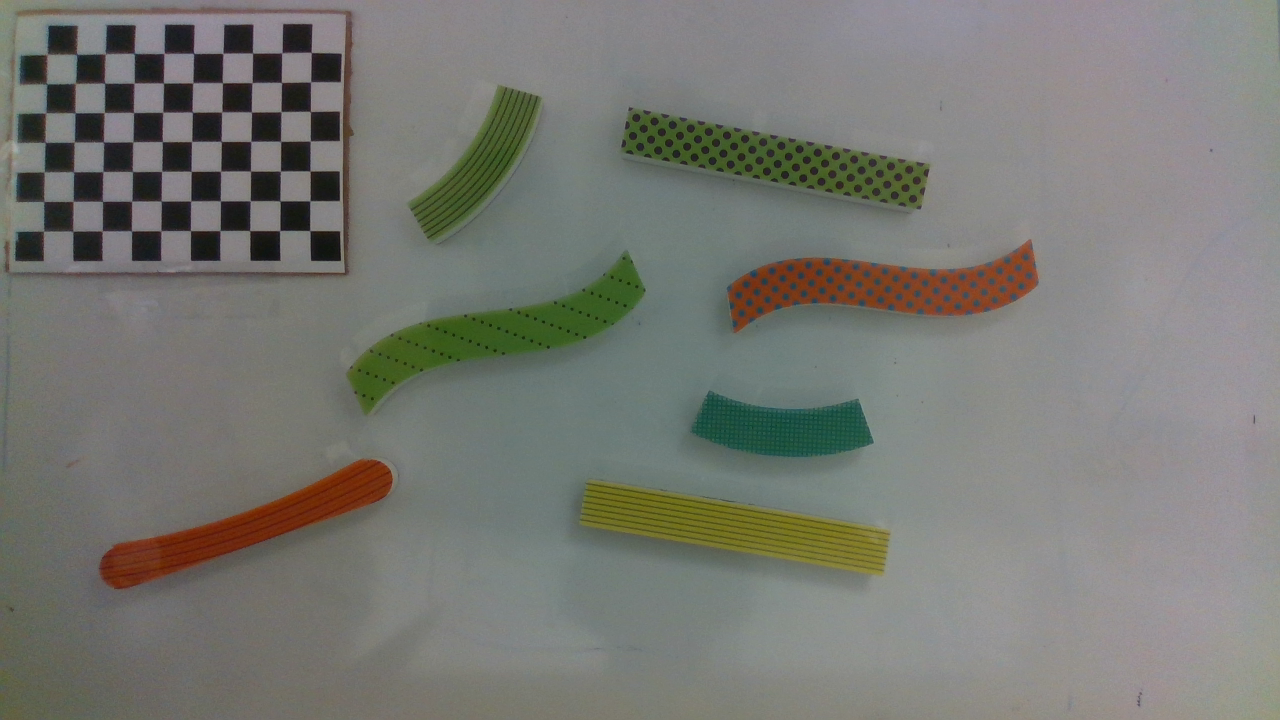
#> input picture all2.png, 1280 x 720 px
$ python image_to_world.py
#> lines starting #> are read from the running program, lines starting #| are printed output that depends on the picture; after the words box and inside, x2 and y2 are one past the last pixel; in counts of white or black regions, pixels touching at a corner belong together
import numpy as np
from numpy import linalg as LA
import math

import pdb
import cv2 as cv
import os
import glob


# termination criteria
criteria = (cv.TERM_CRITERIA_EPS + cv.TERM_CRITERIA_MAX_ITER, 30, 0.001)

row_corner = 10
col_corner = 7
checker_size = 24.  # in mm

objp = np.zeros((row_corner*col_corner, 3), np.float32)
objp = np.zeros ((70, 3), np.float32)
objp[:,:2] = np.mgrid[0:col_corner,0:row_corner].T.reshape(-1,2)

# [6 lines of commented-out code are left out]

objp = objp*checker_size

# pdb.set_trace()

# Arrays to store object points and image points from all the images.
objpoints = [] # 3d point in real world space
imgpoints = [] # 2d points in image plane.

img = cv.imread('all2.png')
#> img is the input picture: shape (720, 1280, 3); mean B, G, R 115, 120.6, 119.8
gray = cv.cvtColor(img, cv.COLOR_BGR2GRAY)
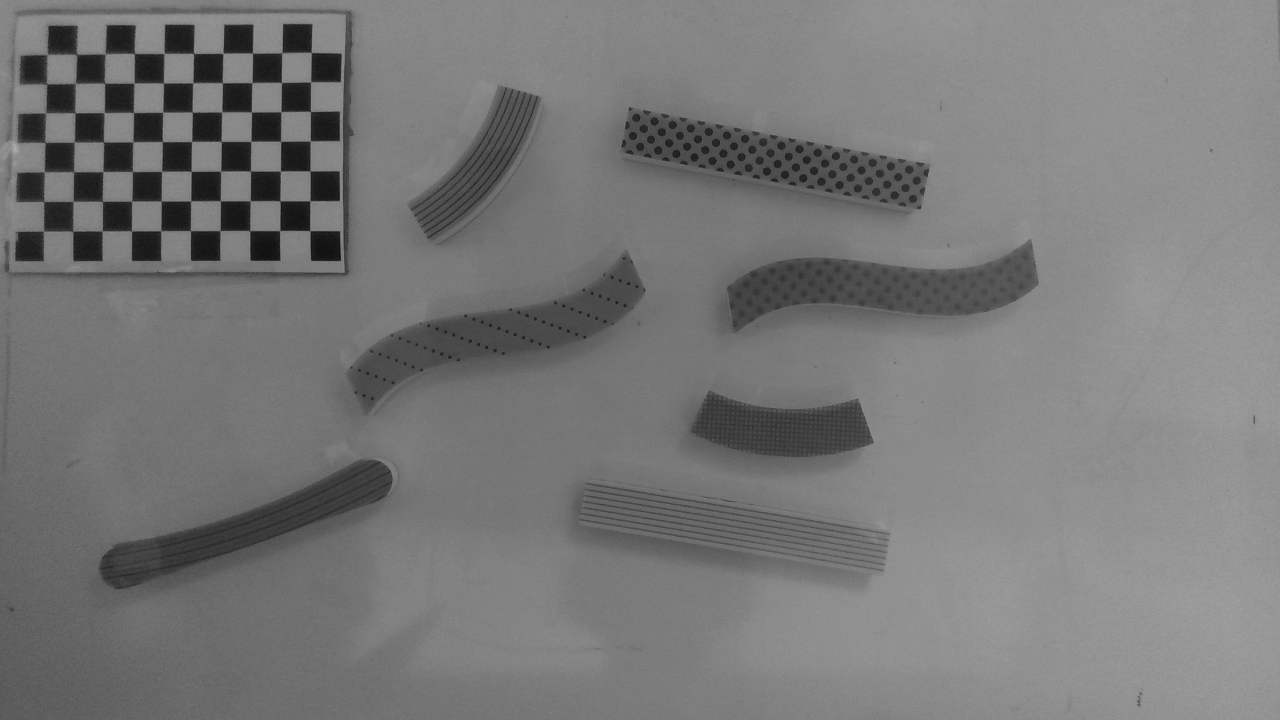
#> gray: shape (720, 1280); min 17, max 171, mean 119.7
# Find the chess board corners
ret, corners = cv.findChessboardCorners(gray, (col_corner, row_corner), None)
#> ret = True; corners = 70 rows, first 8: [43.68, 231.4], [43.42, 201.7], [44.2, 171.9], [44.71, 142.4], [46.04, 112.8], [46.47, 83.57], [47.78, 54.79], [72.37, 232]
# If found, add object points, image points (after refining them)
if ret == True:
    objpoints.append(objp)
    corners2 = cv.cornerSubPix(gray, corners, (11,11), (-1,-1), criteria)
#> corners2 = 70 rows, first 8: [43.53, 231.1], [43.72, 201.4], [44.31, 171.8], [45.04, 142.4], [45.63, 112.9], [46.51, 83.88], [47.07, 54.46], [72.75, 231]
    imgpoints.append(corners)

    # Draw and display the corners
    cv.drawChessboardCorners(img, (col_corner, row_corner), corners2, ret)
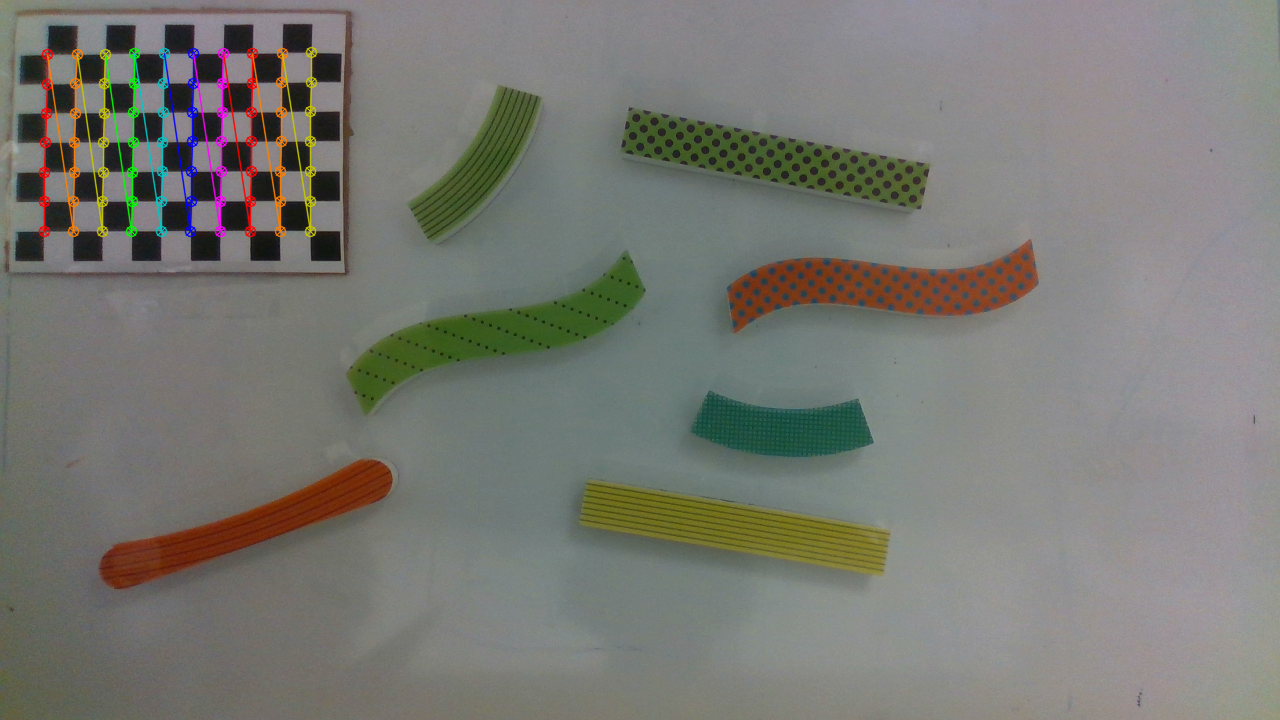
#> img: shape (720, 1280, 3); 1.67% of pixels changed, all inside (x1, y1, x2, y2) = (38, 46, 318, 238)
    cv.imshow('img', img)
    cv.waitKey(0)
cv.destroyAllWindows()

# top left checkerboard anchor
CB_origin = corners2[6]
#> CB_origin = [[47.07, 54.46]]
CB_right = corners2[-1]
#> CB_right = [[311.2, 52.38]]
CB_down = corners2[0]
#> CB_down = [[43.53, 231.1]]
CB_diagonal = corners2[(row_corner-1)*col_corner]
#> CB_diagonal = [[309.8, 230.6]]

# get intrinsic and extrinsics
ret, intrinsic, dist, rotation, translation = cv.calibrateCamera(objpoints, imgpoints, gray.shape[::-1], None, None)
#> ret = 0.19; intrinsic = [[2326.1, 0, 681.5], [0, 2264.6, 134.8], [0, 0, 1]]; dist = [[-0.461, 5.09, 0.0112, 0.0312, -25]]; rotation = ([-0.000785, -0.112, -1.57],); translation = ([-508.4, 76.3, 1772.1],)
retval, rvec, tvec = cv.solvePnP(objpoints[0], imgpoints[0], intrinsic, dist)
#> retval = True; rvec = [-0.000787, -0.112, -1.57]; tvec = [-508.4, 76.3, 1772.1]

pdb.set_trace()

# get
cam_rot = cv.Rodrigues(rotation[0])[0]
#> cam_rot = [[-0.00439, 0.998, -0.0703], [-0.997, 0.000651, 0.0715], [0.0713, 0.0705, 0.995]]
cam_trans = np.matrix(cam_rot).T*np.matrix(translation[0])
#> cam_trans = [[52.55], [-382.2], [1804.4]]
cam_trans[2] -= 1000

cam_trans = np.squeeze(cam_trans, axis=1)
#> cam_trans = [[52.55, -382.2, 804.4]]

H = np.zeros((4,4))
H[0:3, 0:3] = cam_rot
H[0:3, 3] = cam_trans
H[3,3] = 1

print (H)
